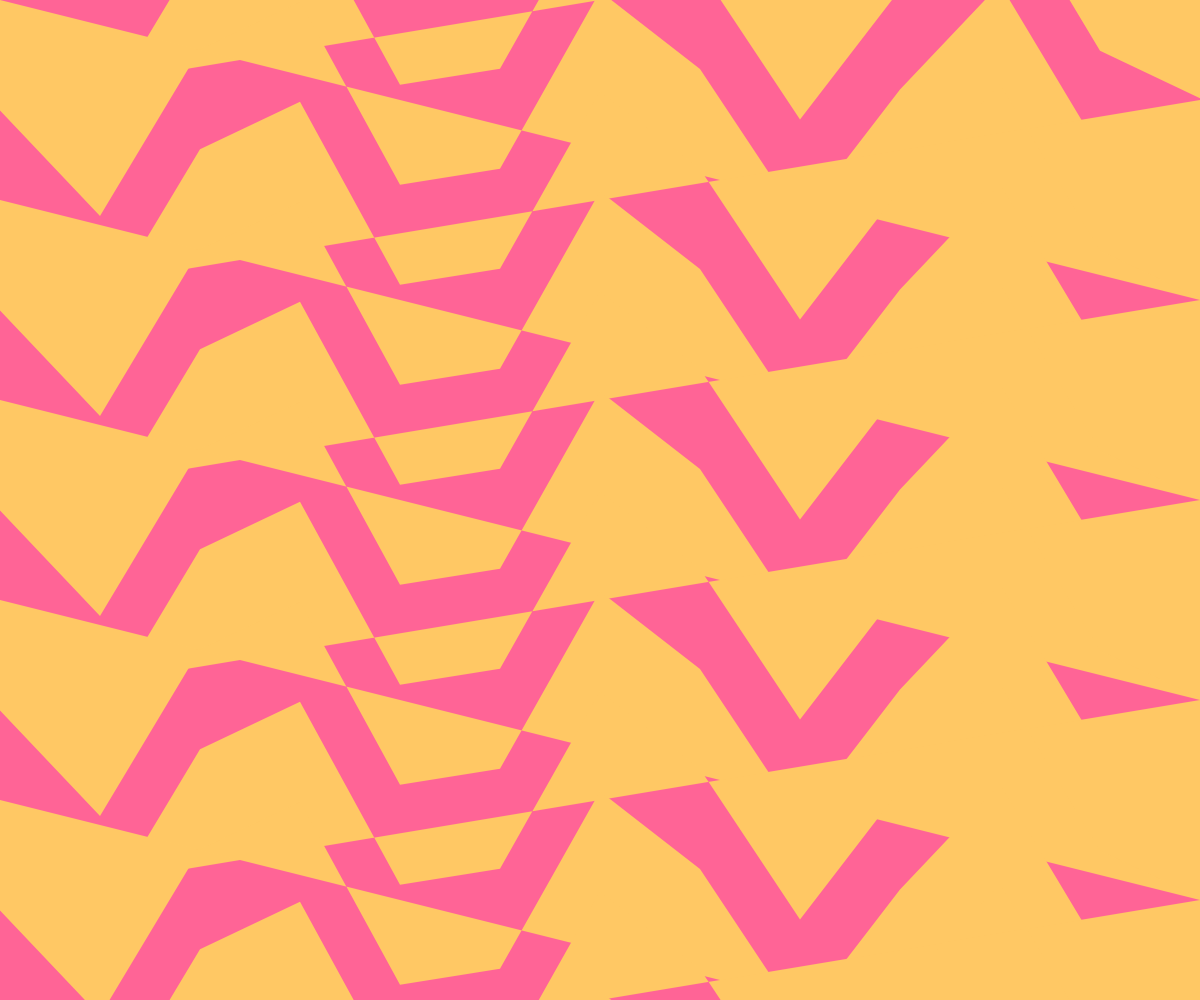
Frame 1 (no input)
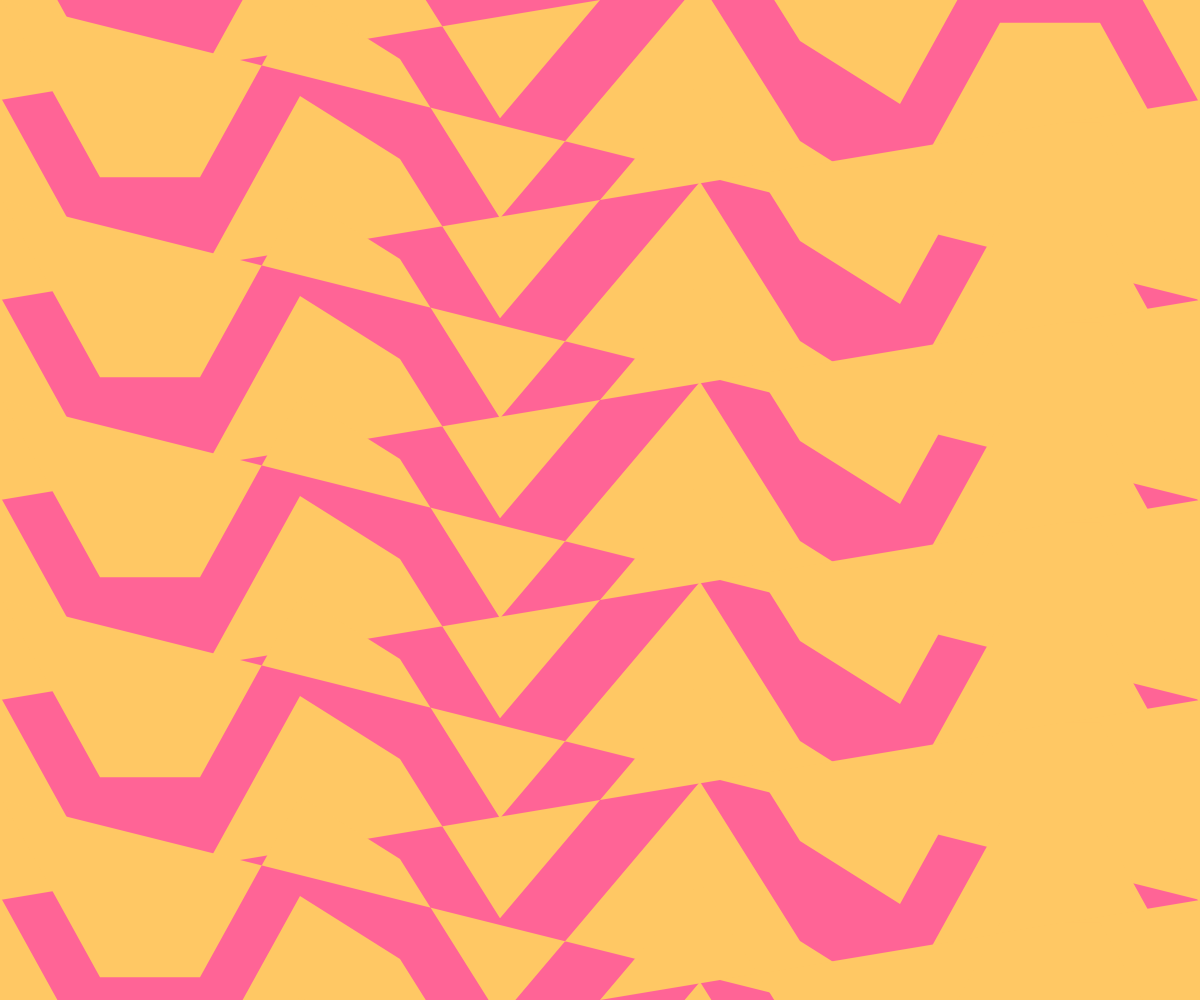
Frame 60 (no input)
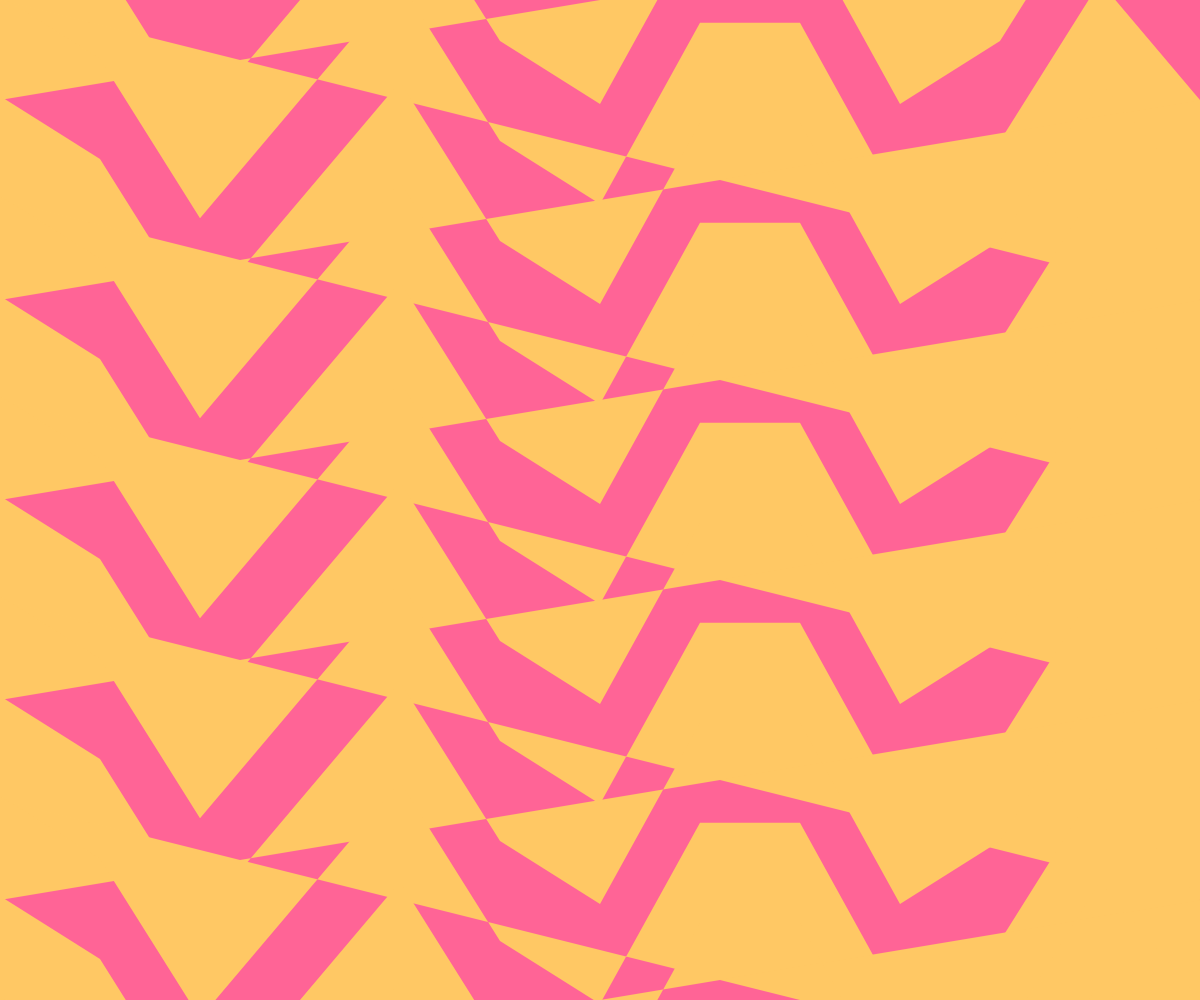
Frame 120 (the mouse pressed at the canvas centre since frame 60)

The p5.js sketch that drew these frames (run headless with seeded random() and noise() and a simulated clock; from frame 60 on, the mouse is pressed at the canvas centre):

// p5.js sketch
// ── sketch.js
function setup() {
  createCanvas(windowWidth, windowHeight);
  angleMode(DEGREES);
  noStroke();
}

const distance = 100;
const numWaves = 10;
const fillColor = [255, 200, 100];
const backgroundColor = [255, 100, 150];
const xStep = 100;
const waveSpeed = 5;
const waveAmplitude = 120;
const firstShapeBaseY1 = -100;
const firstShapeBaseY2 = 100;
const secondShapeBaseY1 = 200;
const secondShapeBaseY2 = -100;

function draw() {
  background(backgroundColor);

  for (let i = 0; i < numWaves; i++) {
    fill(fillColor);
    beginShape();
    for (let x = 0; x <= width; x += xStep) {
      let y = sin(x + frameCount * waveSpeed) * waveAmplitude;
      vertex(x, y);
    }
    vertex(width, firstShapeBaseY1);
    vertex(0, firstShapeBaseY2);
    endShape(CLOSE);

    translate(0, distance);
    fill(fillColor);
    beginShape();
    for (let x = 0; x <= width; x += xStep) {
      let y = sin(x + frameCount * waveSpeed) * waveAmplitude;
      vertex(x, y);
    }
    vertex(width, secondShapeBaseY1);
    vertex(0, secondShapeBaseY2);
    endShape(CLOSE);

    translate(0, distance);
  }
}
